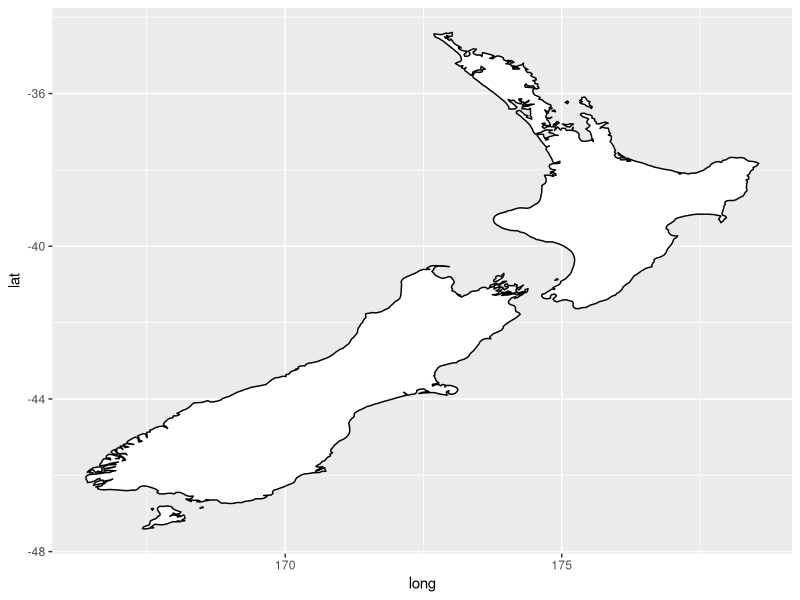
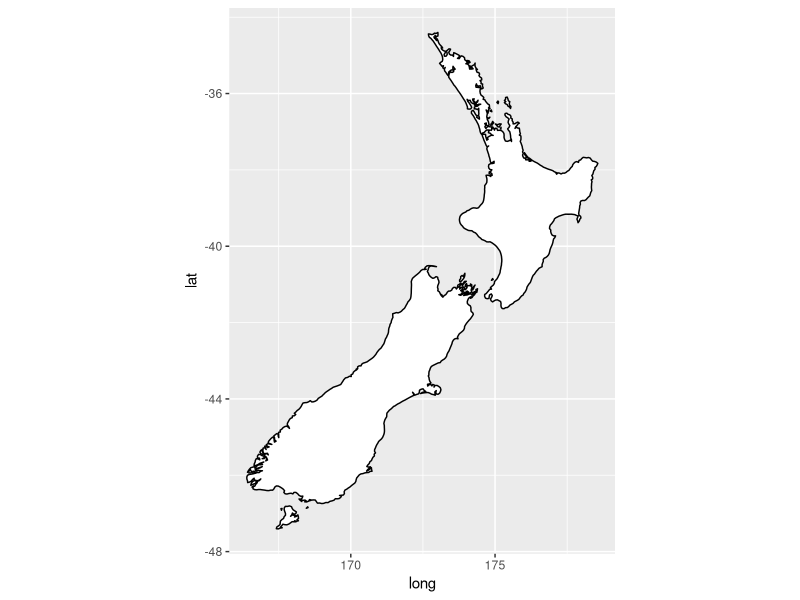

Write the R code that produced these figures, in order.
# importing libraries
library(tidyverse)
library(ggplot2)

nz <- map_data("nz")

ggplot(nz, aes(long, lat, group = group)) +
  geom_polygon(fill = "white", colour = "black")

ggplot(nz, aes(long, lat, group = group)) +
  geom_polygon(fill = "white", colour = "black") +
  coord_quickmap()